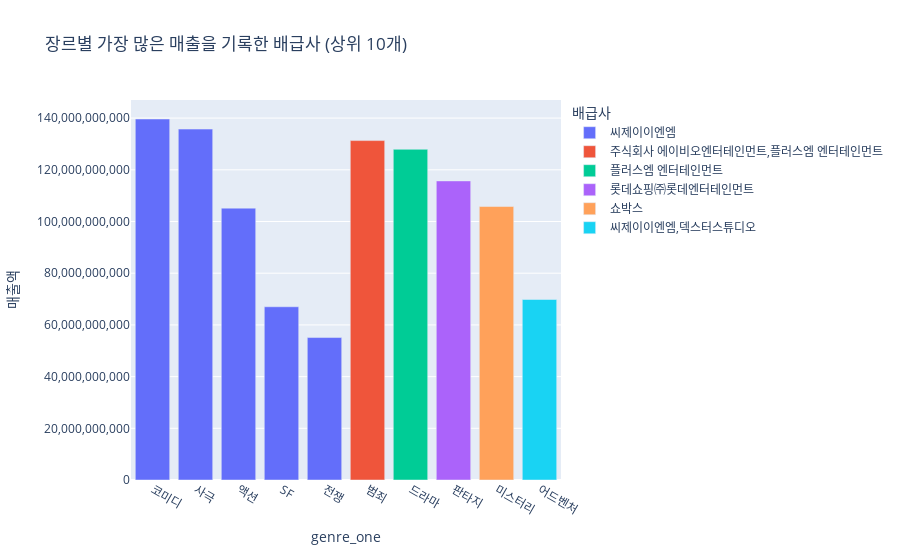

Here is the notebook cell this chart was saved with:
### Markdown cell above
## 장르별 가장 많은 매출을 기록한 영화 찾기

### Code cell
# 장르별 가장 많은 매출을 기록한 영화 찾기
top_movies_by_genre = df.loc[df.groupby('genre_one')['매출액'].idxmax()]

# 매출액을 기준으로 내림차순으로 정렬하고 상위 10개만 선택
top_movies_by_genre = top_movies_by_genre.sort_values(by='매출액', ascending=False).head(10)

# 시각화
fig = px.bar(top_movies_by_genre, x='genre_one', y='매출액', color='배급사', title='장르별 가장 많은 매출을 기록한 배급사 (상위 10개)')

# 매출액의 y축을 회계 형식으로 설정
fig.update_layout(yaxis_tickformat=',.0f')

fig.show()
fig.write_html('yj_genre.html')

### Figure 1 — Plotly figure (JSON) as saved in the notebook; plotly's stock layout.template omitted (floating-point values rounded to 4 significant figures)
{"data": [{"alignmentgroup": "True", "hovertemplate": "배급사=씨제이이엔엠<br>genre_one=%{x}<br>매출액=%{y}<extra></extra>", "legendgroup": "씨제이이엔엠", "marker": {"color": "#636efa", "pattern": {"shape": ""}}, "name": "씨제이이엔엠", "offsetgroup": "씨제이이엔엠", "orientation": "v", "showlegend": true, "textposition": "auto", "type": "bar", "x": ["코미디", "사극", "액션", "SF", "전쟁"], "xaxis": "x", "y": [139647979516, 135748398910, 105168155250, 67010077500, 55101410303], "yaxis": "y"}, {"alignmentgroup": "True", "hovertemplate": "배급사=주식회사 에이비오엔터테인먼트,플러스엠 엔터테인먼트<br>genre_one=%{x}<br>매출액=%{y}<extra></extra>", "legendgroup": "주식회사 에이비오엔터테인먼트,플러스엠 엔터테인먼트", "marker": {"color": "#EF553B", "pattern": {"shape": ""}}, "name": "주식회사 에이비오엔터테인먼트,플러스엠 엔터테인먼트", "offsetgroup": "주식회사 에이비오엔터테인먼트,플러스엠 엔터테인먼트", "orientation": "v", "showlegend": true, "textposition": "auto", "type": "bar", "x": ["범죄"], "xaxis": "x", "y": [131295679478], "yaxis": "y"}, {"alignmentgroup": "True", "hovertemplate": "배급사=플러스엠 엔터테인먼트<br>genre_one=%{x}<br>매출액=%{y}<extra></extra>", "legendgroup": "플러스엠 엔터테인먼트", "marker": {"color": "#00cc96", "pattern": {"shape": ""}}, "name": "플러스엠 엔터테인먼트", "offsetgroup": "플러스엠 엔터테인먼트", "orientation": "v", "showlegend": true, "textposition": "auto", "type": "bar", "x": ["드라마"], "xaxis": "x", "y": [127924472553], "yaxis": "y"}, {"alignmentgroup": "True", "hovertemplate": "배급사=롯데쇼핑㈜롯데엔터테인먼트<br>genre_one=%{x}<br>매출액=%{y}<extra></extra>", "legendgroup": "롯데쇼핑㈜롯데엔터테인먼트", "marker": {"color": "#ab63fa", "pattern": {"shape": ""}}, "name": "롯데쇼핑㈜롯데엔터테인먼트", "offsetgroup": "롯데쇼핑㈜롯데엔터테인먼트", "orientation": "v", "showlegend": true, "textposition": "auto", "type": "bar", "x": ["판타지"], "xaxis": "x", "y": [115698654137], "yaxis": "y"}, {"alignmentgroup": "True", "hovertemplate": "배급사=쇼박스<br>genre_one=%{x}<br>매출액=%{y}<extra></extra>", "legendgroup": "쇼박스", "marker": {"color": "#FFA15A", "pattern": {"shape": ""}}, "name": "쇼박스", "offsetgroup": "쇼박스", "orientation": "v", "showlegend": true, "textposition": "auto", "type": "bar", "x": ["미스터리"], "xaxis": "x", "y": [105793676208], "yaxis": "y"}, {"alignmentgroup": "True", "hovertemplate": "배급사=씨제이이엔엠,덱스터스튜디오<br>genre_one=%{x}<br>매출액=%{y}<extra></extra>", "legendgroup": "씨제이이엔엠,덱스터스튜디오", "marker": {"color": "#19d3f3", "pattern": {"shape": ""}}, "name": "씨제이이엔엠,덱스터스튜디오", "offsetgroup": "씨제이이엔엠,덱스터스튜디오", "orientation": "v", "showlegend": true, "textposition": "auto", "type": "bar", "x": ["어드벤처"], "xaxis": "x", "y": [69825366300], "yaxis": "y"}], "layout": {"barmode": "relative", "legend": {"title": {"text": "배급사"}, "tracegroupgap": 0}, "title": {"text": "장르별 가장 많은 매출을 기록한 배급사 (상위 10개)"}, "xaxis": {"anchor": "y", "domain": [0, 1], "title": {"text": "genre_one"}}, "yaxis": {"anchor": "x", "domain": [0, 1], "tickformat": ",.0f", "title": {"text": "매출액"}}}}
